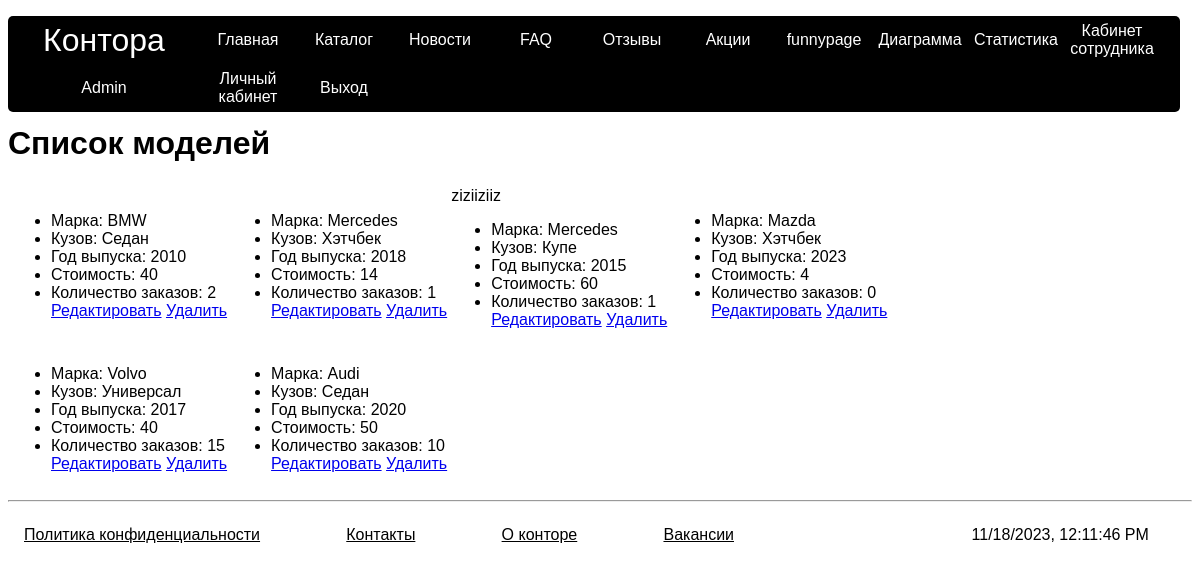
Screenshot of /modellist (signed in) with the database file from the repository.
### mainapp/models.py (models this page shows)
class CarModel(models.Model):
    SEDAN = "Седан"
    CROSS = "Кроссовер"
    COUPE = "Купе"
    STATION_WAGON = "Универсал"
    SPORT = "Спорт"
    HATCHBACK = "Хэтчбек"
    CONVERTIBLE = "Кабриолет"
    MINIVAN = "Минивэн"
    BODY_CHOICES = [
        (SEDAN, "Седан"),
        (CROSS, "Кроссовер"),
        (STATION_WAGON, "Универсал"),
        (SPORT, "Седан"),
        (HATCHBACK, "Хэтчбек"),
        (CONVERTIBLE, "Кабриолет"),
        (MINIVAN, "Минивэн"),
        (COUPE, "Купе"),
    ]
    BMW = "BMW"
    MERCEDES = "Mercedes"
    AUDI = "Audi"
    MAZDA = "Mazda"
    VOLVO = "Volvo"
    BRAND_CHOICES = [
        (BMW, 'BMW'),
        (MERCEDES, 'Mercedes'),
        (AUDI,"Audi"),
        (MAZDA, "Mazda"),
        (VOLVO, "Volvo")
    ]
    body = models.CharField(max_length=20, choices=BODY_CHOICES)
    price = models.BigIntegerField(default=40, null=True)
    car_price = models.BigIntegerField(default=10000, null=True)
    id = models.AutoField(primary_key=True)
    brand = models.CharField(max_length=20, choices=BRAND_CHOICES)
    year = models.IntegerField(validators=[MaxValueValidator(2023), MinValueValidator(2010)])
    usageCount = models.IntegerField(default=0)
    def __str__(self):
        return f"{self.brand} {self.body} {self.year}"

### mainapp/views.py (the view)
    def _(request):
        if not request.user.is_staff:
            return HttpResponseRedirect('main')
        return func(request)

### mainapp/views.py (called while the page is built)
def staffpage(func):
    def _(request):
        if not request.user.is_staff:
            return HttpResponseRedirect('main')
        return func(request)
    return _

@staffpage
def modellist(request:HttpRequest):
    if request.method == "GET":
        lst = []
        tmp_list = list()
        i = 0
        for carModel in CarModel.objects.all():
            print(carModel)
            if i % columnCount == 0 and i != 0:
                lst.append(tmp_list)
                tmp_list = list()
            tmp_list.append(carModel)
            i += 1
        if tmp_list:
            lst.append(tmp_list)
        print(lst)
        return render(request, "modellist.html", {"models": lst})

### mainapp/templates/modellist.html (shortened to what this page needs)
{% extends "base.html" %}
{% block content %}
<h1>Список моделей</h1>
<table>
    {%for modelsRaw in models%}
    <tr>
    {%for model in modelsRaw%}
    <td>
        <ul>
            <li>Марка: {{model.brand}}</li>
            <li>Кузов: {{model.body}}</li>
            <li>Год выпуска: {{model.year}}</li>
            <li>Стоимость: {{model.price}}</li>
            <li>Количество заказов: {{model.usageCount}}</li>
            <a href="editmodel?id={{model.id}}">Редактировать</a>
            <a href="delete?model=carmod&id={{model.id}}">Удалить</a>
        </ul>
    </td>
    {%endfor%}
    </tr>
    {%endfor%}
</table>
{% endblock content %}

### mainapp/static/css/globals.css (style rules this page uses)
* { font-family: Helvetica, sans-serif; }
body { overflow-x: hidden; }
td:nth-child(3)::before { content: "ziziiziiz"; }

### rows the page displays
CarModel: brand "BMW", body "Седан", year "2010", price "40", usageCount "2"
CarModel: brand "Mercedes", body "Хэтчбек", year "2018", price "14", usageCount "1"
CarModel: brand "Mercedes", body "Купе", year "2015", price "60", usageCount "1"
CarModel: brand "Mazda", body "Хэтчбек", year "2023", price "4", usageCount "0"
CarModel: brand "Volvo", body "Универсал", year "2017", price "40", usageCount "15"
CarModel: brand "Audi", body "Седан", year "2020", price "50", usageCount "10"
